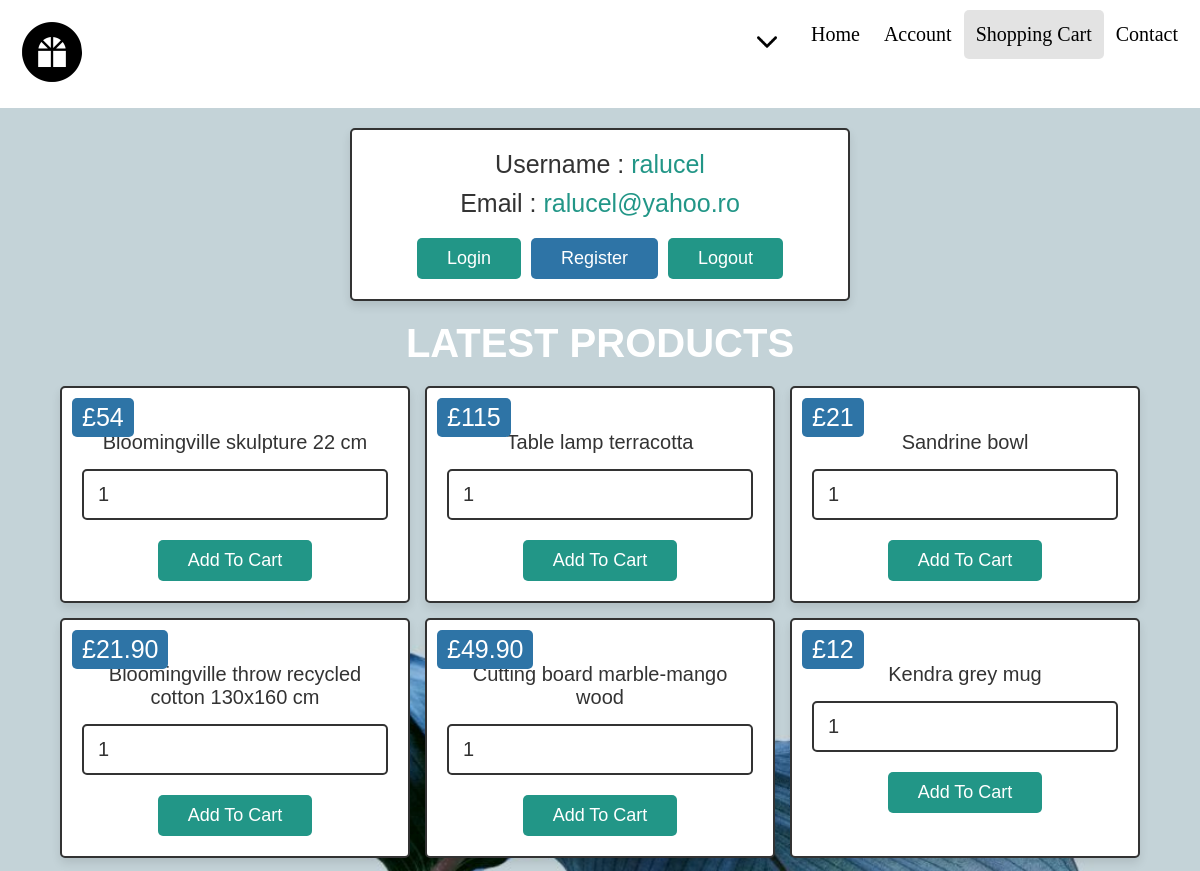
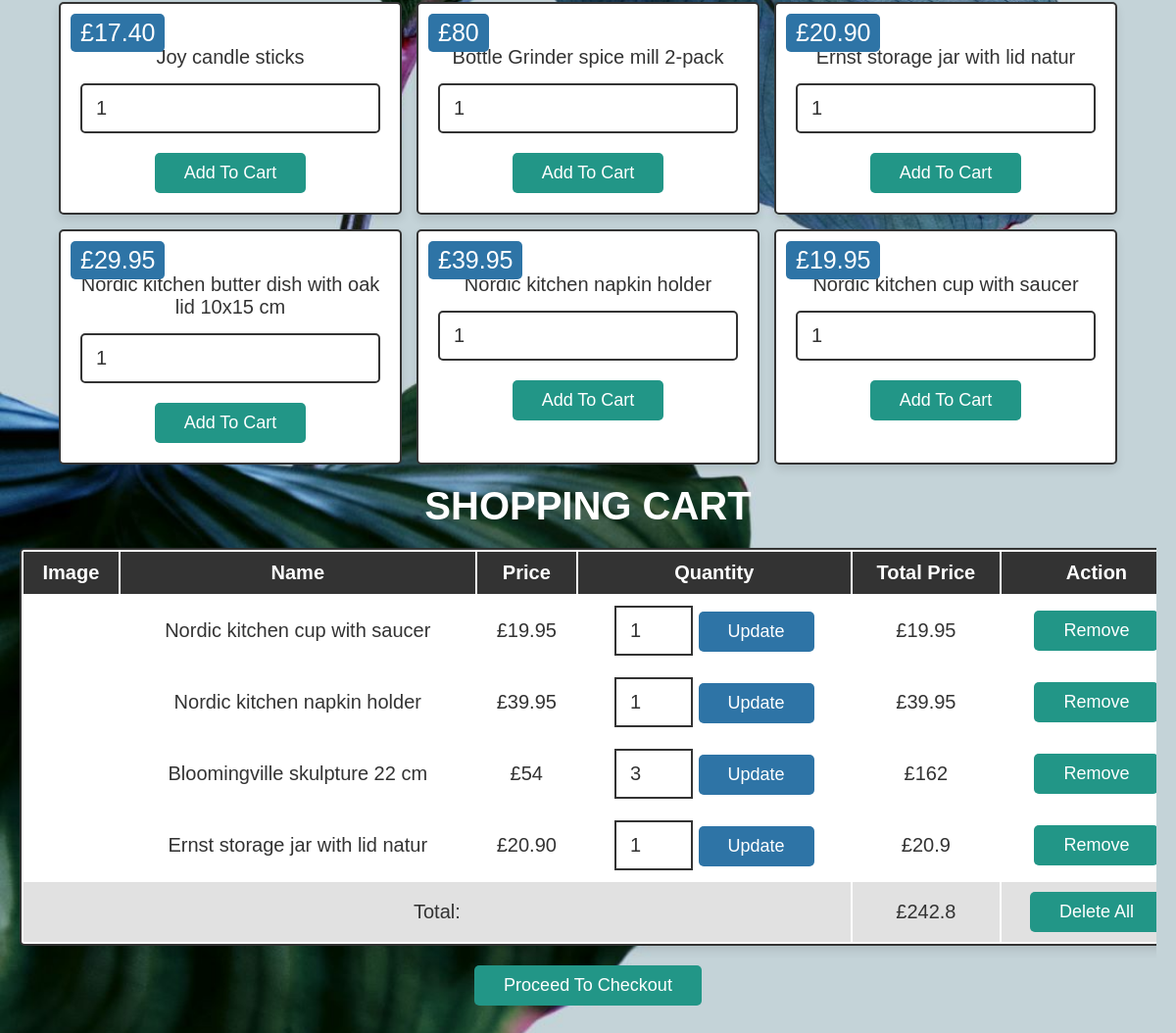
Page /IndexUK.php (signed in) on the committed database (2 pictures, top to bottom).
### tables this page shows
CREATE TABLE IF NOT EXISTS `user_form` (
  `id` int(100) NOT NULL AUTO_INCREMENT,
  `name` varchar(100) NOT NULL,
  `email` varchar(100) NOT NULL,
  `password` varchar(100) NOT NULL,
  `confirm_pass` varchar(10) NOT NULL,
  PRIMARY KEY (`id`)
);

CREATE TABLE IF NOT EXISTS `products` (
  `id` int(100) NOT NULL AUTO_INCREMENT,
  `name` varchar(100) NOT NULL,
  `price` varchar(100) NOT NULL,
  `image` varchar(100) NOT NULL,
  PRIMARY KEY (`id`)
);

CREATE TABLE IF NOT EXISTS `cart` (
  `id` int(100) NOT NULL AUTO_INCREMENT,
  `user_id` int(100) NOT NULL,
  `name` varchar(100) NOT NULL,
  `image` varchar(100) NOT NULL,
  `price` varchar(100) NOT NULL,
  `quantity` int(100) NOT NULL,
  PRIMARY KEY (`id`)
);

### IndexUK.php (the view, shortened to what this page needs)
<?php
include 'Config.php';
$user_id = $_SESSION['user_id'];
?>
<!DOCTYPE html>
<html lang="en">
<head>
    <link rel="stylesheet" href="Style.css">
</head>
<body>
<div class="header">
    <a href="homeUK.php" class="logo"><img src="icon.png"</a>
    <div class="header-right">
        <div class="dropdown">
            <button class="header"><img src="arrow.png" width="20" height="20"</a>
            </button>
        </div>
        <a href="homeUK.php">Home</a>
        <a href="loginUK.php">Account</a>
        <a  class="active" href="indexUK.php">Shopping Cart</a>
        <a href="contactUK.php">Contact</a>
    </div>
</div>
<div class="container">
    <div class="user-profile">
        <?php
        $select_user = mysqli_query($conn, "SELECT * FROM user_form WHERE id = '$user_id'") or die('Query failed');
        if(mysqli_num_rows($select_user) > 0){
            $fetch_user = mysqli_fetch_assoc($select_user);
        };
        ?>
        <p> Username : <span><?php echo $fetch_user['name']; ?></span> </p>
        <p> Email : <span><?php echo $fetch_user['email']; ?></span> </p>
        <div class="flex">
            <a href="LoginUK.php" class="btn">Login</a>
            <a href="RegisterUK.php" class="option-btn">Register</a>
            <a href="IndexUK.php?logout=""<?php echo $user_id; ?>" onclick="return confirm('Are your sure you want to logout?');" class="delete-btn">Logout</a>
        </div>
    </div>
<div class="products">
    <h1 class="heading">Latest products</h1>
    <div class="box-container">
        <?php
        $select_product = mysqli_query($conn, "SELECT * FROM products ") or die('query failed');
        if(mysqli_num_rows($select_product) > 0){
            while($fetch_product = mysqli_fetch_assoc($select_product)){
                ?>
                <form method="post" class="box" action="">
                    <div class="name"><?php echo $fetch_product['name']; ?></div>
                    <div class="price">£<?php echo $fetch_product['price']; ?></div>
                    <input type="number" min="1" name="product_quantity" value="1">
                    <input type="submit" value="add to cart" name="add_to_cart" class="btn">
                </form>
                <?php
            };
        };
        ?>
    </div></div>
    <div class="shopping-cart">
        <h1 class="heading">Shopping cart</h1>
        <table>
            <thead>
            <th>Image</th>
            <th>Name</th>
            <th>Price</th>
            <th>Quantity</th>
            <th>Total price</th>
            <th>Action</th>
            </thead>
            <tbody>
            <?php
            $cart_query = mysqli_query($conn, "SELECT * FROM cart WHERE user_id = '$user_id'") or die('query failed');
            $grand_total = 0;
            if(mysqli_num_rows($cart_query) > 0){
                while($fetch_cart = mysqli_fetch_assoc($cart_query)){
                    ?>
                    <tr>
                        <td><img src="images/<?php echo $fetch_cart['image']; ?>" height="100" alt=""></td>
                        <td><?php echo $fetch_cart['name']; ?></td>
                        <td>£<?php echo $fetch_cart['price']; ?></td>
                        <td>
                            <form action="" method="post">
                                <input type="number" min="1" name="cart_quantity" value="<?php echo $fetch_cart['quantity']; ?>">
                                <input type="submit" name="update_cart" value="update" class="option-btn">
                            </form>
                        </td>
                        <td>£<?php echo $sub_total = ($fetch_cart['price'] * $fetch_cart['quantity']); ?></td>
                        <td><a href="indexUK.php?remove=<?php echo $fetch_cart['id']; ?>" class="delete-btn" onclick="return confirm('Remove item from cart?');">Remove</a></td>
                    </tr>
                    <?php
                    $grand_total += $sub_total;
                }
            }
            else
            {
                echo '<tr><td style="padding:20px; text-transform:capitalize;" colspan="6">No item added</td></tr>';
            }
            ?>
            <tr class="table-bottom">
                <td colspan="4">Total:</td>
                <td>£<?php echo $grand_total; ?></td>
                <td><a href="indexUK.php?delete_all" onclick="return confirm('Delete all from cart?');" class="delete-btn <?php echo ($grand_total > 1)?'':'disabled'; ?>">delete all</a></td>
            </tr>
            </tbody>
        </table>
        <div class="cart-btn">
            <a href="CheckoutUK.php" class="btn <?php echo ($grand_total > 1)?'':'disabled'; ?>">Proceed to checkout</a>
        </div>
    </div>
</div>
</body>
</html>

### Style.css (style rules this page uses)
:root { --blue: #229687; --red: rgb(34, 150, 135); --orange: #2e74a6; --black:#333; --white:#fff; --light-bg: rgb(225, 225, 225); --box-shadow:0 5px 10px rgba(0,0,0,.1); --border:2px solid var(--black); }
* { font-family: 'Arial Rounded MT Bold', sans-serif; margin:0; padding:0; box-sizing: border-box; outline: none; border: none; text-decoration: none; }
body { background-color: var(white); background-image: url("back02.jpg"); background-size: cover; }
.btn, .delete-btn, .option-btn { display: inline-block; padding:10px 30px; cursor: pointer; font-size: 18px; color:var(--white); border-radius: 5px; text-transform: capitalize; }
.btn { background-color: var(--blue); margin-top: 10px; }
.delete-btn { background-color: var(--red); }
.option-btn { background-color: var(--orange); }
.container { padding:0 20px; margin:0 auto; max-width: 1200px; padding-bottom: 70px; }
.container .heading { text-align: center; margin-bottom: 20px; font-size: 40px; text-transform: uppercase; color:white; }
.container .user-profile { padding:20px; text-align: center; border:var(--border); background-color: var(--white); box-shadow: var(--box-shadow); border-radius: 5px; margin:20px auto; max-width: 500px; }
.container .user-profile p { margin-bottom: 10px; font-size: 25px; color:var(--black); }
.container .user-profile p span { color:var(--red); }
.container .user-profile .flex { display: flex; justify-content: center; flex-wrap: wrap; gap:10px; align-items: flex-end; }
.container .products .box-container { display: flex; flex-wrap: wrap; gap:15px; justify-content: center; }
.container .products .box-container .box { text-align: center; border-radius: 5px; box-shadow: var(--box-shadow); border:var(--border); position: relative; padding:20px; background-color: var(--white); width: 350px; }
.container .products .box-container .box .name { font-size: 20px; color:var(--black); padding:5px 0; }
.container .products .box-container .box .price { position: absolute; top:10px; left:10px; padding:5px 10px; border-radius: 5px; background-color: var(--orange); color:var(--white); font-size: 25px; }
.container .products .box-container .box input[type="number"] { margin:10px 0; width: 100%; border:var(--border); border-radius: 5px; font-size: 20px; color:var(--black); padding:12px 14px }
.container .shopping-cart { padding:20px 0; }
.container .shopping-cart table { width: 100%; text-align: center; border:var(--border); border-radius: 5px; box-shadow: var(--box-shadow); background-color: var(--white); }
.container .shopping-cart table thead { background-color: var(--black); }
.container .shopping-cart table thead th { padding:10px; color:var(--white); text-transform: capitalize; font-size: 20px; }
.container .shopping-cart table .table-bottom { background-color: var(--light-bg); }
.container .shopping-cart table tr td { padding:10px; font-size: 20px; color:var(--black); }
.container .shopping-cart table tr td:nth-child(1) { padding:0; }
.container .shopping-cart table tr td input[type="number"] { width: 80px; border:var(--border); padding:12px 14px; font-size: 20px; color:var(--black); }
.container .shopping-cart .cart-btn { margin-top: 10px; text-align: center; }
@media (max-width:1200px) { .container .shopping-cart { overflow-x: scroll; } }
@media (max-width:1200px) { .container .shopping-cart table { width: 1200px; } }
* { box-sizing: border-box; }
.header { overflow: hidden; background-color: rgb(255, 255, 255); padding: 10px 10px; }
.header a { float: left; color: black; text-align: center; padding: 12px; text-decoration: none; font-size: 20px; line-height: 25px; border-radius: 5px; font-family: "Arial Unicode MS"; }
.header a.logo { font-size: 25px; font-weight: bold; }
.header a.active { background-color: rgba(204, 204, 204, 0.54); color: black; }
.header-right { float: right; }
h1 { font-size: 50px; word-break: break-all; }
.dropdown { float: left; overflow: hidden; }
.dropdown-content a { float: none; color: black; padding: 4px 6px; text-decoration: none; display: block; text-align: left; }

### rows in the picture
user_form: name "ralucel", email "ralucel@yahoo.ro"
products: name "Bloomingville skulpture 22 cm", price "54"
products: name "Table lamp terracotta", price "115"
products: name "Sandrine bowl", price "21"
products: name "Bloomingville throw recycled cotton 130x160 cm", price "21.90"
products: name "Cutting board marble-mango wood", price "49.90"
products: name "Kendra grey mug", price "12"
products: name "Joy candle sticks", price "17.40"
products: name "Bottle Grinder spice mill 2-pack", price "80"
products: name "Ernst storage jar with lid natur", price "20.90"
products: name "Nordic kitchen butter dish with oak lid 10x15 cm", price "29.95"
products: name "Nordic kitchen napkin holder", price "39.95"
products: name "Nordic kitchen cup with saucer", price "19.95"
cart: name "Nordic kitchen cup with saucer", price "19.95", cart_quantity "1"
cart: name "Nordic kitchen napkin holder", price "39.95", cart_quantity "1"
cart: name "Bloomingville skulpture 22 cm", price "54", cart_quantity "3", $sub_total = ($fetch_cart['price'] * $fetch_cart['quantity']) "162"
cart: name "Ernst storage jar with lid natur", price "20.90", cart_quantity "1", $sub_total = ($fetch_cart['price'] * $fetch_cart['quantity']) "20.9"

### other values in the picture
$grand_total "242.8"
